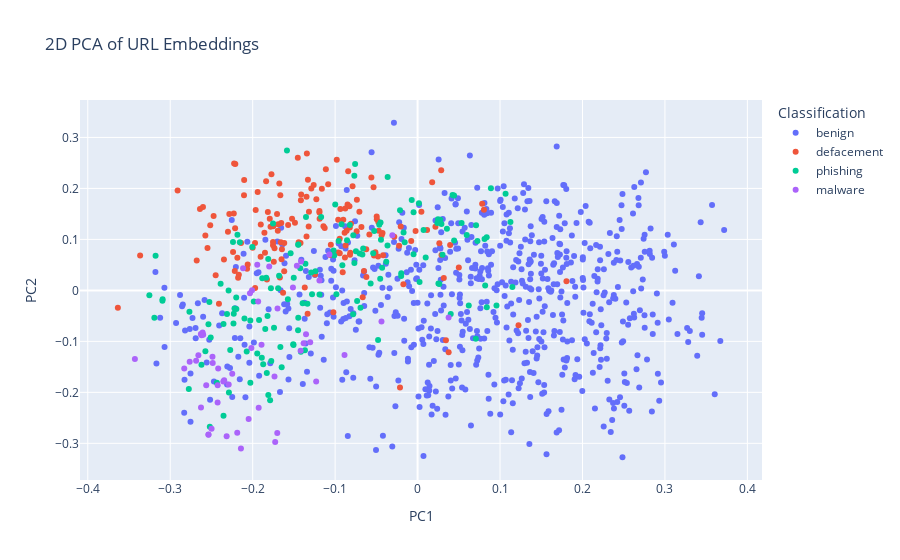

Notebook source saved alongside this figure:
### Markdown cell above
Create an interactive scatter with plotly to see the PCA:

### Code cell
embeddings_array = np.stack(df_with_embeddings['Embedding'].values)
pca = PCA(n_components=2)
reduced_embeddings = pca.fit_transform(embeddings_array)
reduced_df = pd.DataFrame(reduced_embeddings, columns=['PC1', 'PC2'])
reduced_df['Classification'] = df_with_embeddings['Classification'].values
fig = px.scatter(reduced_df, x='PC1', y='PC2', color='Classification', 
                 hover_data=['Classification'], title='2D PCA of URL Embeddings')
fig.show()

### Figure 1 — Plotly figure (JSON) as saved in the notebook; plotly's stock layout.template omitted (floating-point values rounded to 4 significant figures; data arrays with more than 128 entries replaced by an {"elided": "..."} marker saying what was removed)
{"data": [{"customdata": {"elided": "640x1 str values"}, "hovertemplate": "Classification=%{customdata[0]}<br>PC1=%{x}<br>PC2=%{y}<extra></extra>", "legendgroup": "benign", "marker": {"color": "#636efa", "symbol": "circle"}, "mode": "markers", "name": "benign", "orientation": "v", "showlegend": true, "type": "scatter", "x": {"elided": "640 float values"}, "xaxis": "x", "y": {"elided": "640 float values"}, "yaxis": "y"}, {"customdata": {"elided": "158x1 str values"}, "hovertemplate": "Classification=%{customdata[0]}<br>PC1=%{x}<br>PC2=%{y}<extra></extra>", "legendgroup": "defacement", "marker": {"color": "#EF553B", "symbol": "circle"}, "mode": "markers", "name": "defacement", "orientation": "v", "showlegend": true, "type": "scatter", "x": {"elided": "158 float values"}, "xaxis": "x", "y": {"elided": "158 float values"}, "yaxis": "y"}, {"customdata": {"elided": "148x1 str values"}, "hovertemplate": "Classification=%{customdata[0]}<br>PC1=%{x}<br>PC2=%{y}<extra></extra>", "legendgroup": "phishing", "marker": {"color": "#00cc96", "symbol": "circle"}, "mode": "markers", "name": "phishing", "orientation": "v", "showlegend": true, "type": "scatter", "x": {"elided": "148 float values"}, "xaxis": "x", "y": {"elided": "148 float values"}, "yaxis": "y"}, {"customdata": [["malware"], ["malware"], ["malware"], ["malware"], ["malware"], ["malware"], ["malware"], ["malware"], ["malware"], ["malware"], ["malware"], ["malware"], ["malware"], ["malware"], ["malware"], ["malware"], ["malware"], ["malware"], ["malware"], ["malware"], ["malware"], ["malware"], ["malware"], ["malware"], ["malware"], ["malware"], ["malware"], ["malware"], ["malware"], ["malware"], ["malware"], ["malware"], ["malware"], ["malware"], ["malware"], ["malware"], ["malware"], ["malware"], ["malware"], ["malware"], ["malware"], ["malware"], ["malware"], ["malware"], ["malware"], ["malware"], ["malware"], ["malware"], ["malware"], ["malware"], ["malware"], ["malware"], ["malware"], ["malware"]], "hovertemplate": "Classification=%{customdata[0]}<br>PC1=%{x}<br>PC2=%{y}<extra></extra>", "legendgroup": "malware", "marker": {"color": "#ab63fa", "symbol": "circle"}, "mode": "markers", "name": "malware", "orientation": "v", "showlegend": true, "type": "scatter", "x": [-0.1512, -0.2764, -0.0438, -0.03062, -0.1699, -0.1414, -0.2627, -0.1464, -0.2357, -0.2488, -0.2346, -0.2291, -0.1934, -0.1927, -0.2426, -0.2564, -0.1419, -0.3429, -0.2485, -0.1353, -0.2248, -0.2425, 0.03761, -0.1303, -0.2117, -0.2016, -0.2316, -0.283, -0.2537, -0.1893, -0.119, -0.2008, -0.2686, -0.2536, -0.123, -0.1736, -0.1727, -0.1382, -0.2049, -0.107, -0.2033, -0.2187, -0.08864, -0.2142, -0.262, -0.2628, -0.2659, -0.2418, -0.2608, -0.26, -0.1945, -0.18, -0.1702, -0.2499], "xaxis": "x", "y": [0.005423, -0.1398, -0.06087, 0.1082, -0.03565, 0.05655, -0.2296, 0.04826, -0.1788, -0.1302, -0.176, -0.1848, -0.02188, -0.2303, -0.22, -0.1859, -0.1186, -0.1348, -0.1424, -0.08586, -0.1637, -0.1861, -0.05294, -0.1016, 0.04323, -0.1128, -0.2863, -0.1534, -0.2832, -0.1065, 0.01962, 0.0004033, -0.1382, -0.2828, -0.1786, -0.169, -0.2975, -0.1035, -0.2525, 0.07036, -0.005517, -0.2791, -0.1265, -0.31, -0.08789, -0.08576, -0.1271, -0.1532, -0.08266, -0.08677, 0.05024, 0.04681, -0.2798, -0.2715], "yaxis": "y"}], "layout": {"legend": {"title": {"text": "Classification"}, "tracegroupgap": 0}, "title": {"text": "2D PCA of URL Embeddings"}, "xaxis": {"anchor": "y", "domain": [0, 1], "title": {"text": "PC1"}}, "yaxis": {"anchor": "x", "domain": [0, 1], "title": {"text": "PC2"}}}}
